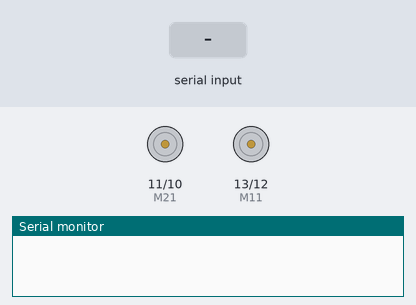
This sketch was run on a simulated Arduino Uno, built with avr-gcc and run on an emulated ATmega328P. On the bench: motor-driver pin pairs drawn as motors (green arrow = first pin HIGH = forward, orange = second pin HIGH = backward, longer = more drive), the last lines printed to the serial monitor. Inputs (shaded band) come from the test bench.

Above: at 1.2 s.
1.3 s: "*forward" received over Serial
At 2.5 s:
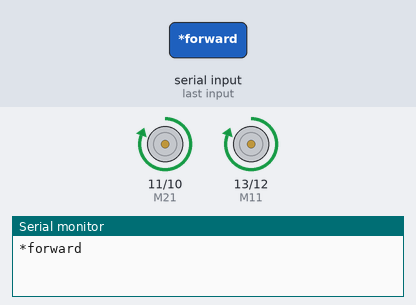
2.8 s: "*backward" received over Serial
At 4.0 s:
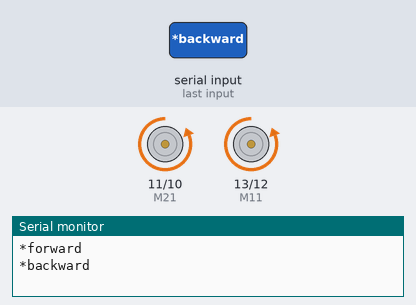
4.3 s: "*left" received over Serial
At 5.1 s:
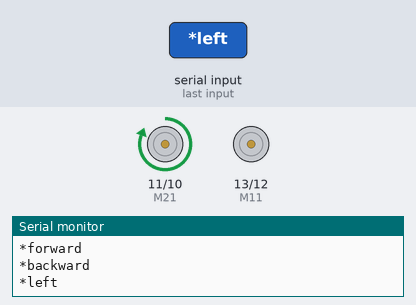
5.8 s: "*right" received over Serial
At 6.7 s:
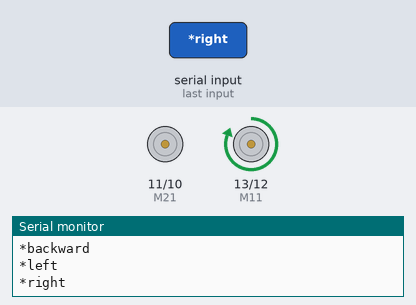
Timing chart, 0 to 8.3 s (numbered marks = the images above; inputs shaded):
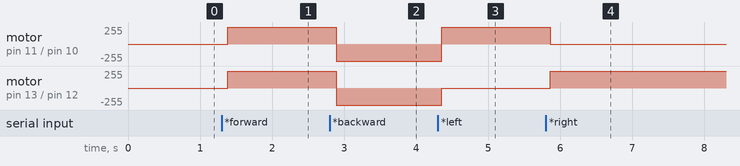

The sketch:

Gesture_Controlled_Robot.ino
```cpp
String voice;
int
    M11 = 13; // Connect Motor 1
int M12 = 12; // Connect Motor 1
int M21 = 11; // Connect Motor 2
int M22 = 10; // Connect Motor 2

//--------------------------Motor Control Functions-------------------------------//
void forward()
{
     digitalWrite(M11, HIGH);
     digitalWrite(M12, LOW);
     digitalWrite(M21, HIGH);
     digitalWrite(M22, LOW);
}

void backward()
{
     digitalWrite(M11, LOW);
     digitalWrite(M12, HIGH);
     digitalWrite(M21, LOW);
     digitalWrite(M22, HIGH);
}

void left()
{
     digitalWrite(M11, LOW);
     digitalWrite(M12, LOW);
     digitalWrite(M21, HIGH);
     digitalWrite(M22, LOW);
}

void right()
{
     digitalWrite(M11, HIGH);
     digitalWrite(M12, LOW);
     digitalWrite(M21, LOW);
     digitalWrite(M22, LOW);
}

void stay()
{
     digitalWrite(M11, LOW);
     digitalWrite(M12, LOW);
     digitalWrite(M21, LOW);
     digitalWrite(M22, LOW);
}

//-----------------------------------------------------------------------//
void setup()
{
     Serial.begin(9600);   // Start serial communication
     pinMode(M11, OUTPUT); // Set motor pins as OUTPUT
     pinMode(M12, OUTPUT);
     pinMode(M21, OUTPUT);
     pinMode(M22, OUTPUT);
}

//-----------------------------------------------------------------------//
void loop()
{
     while (Serial.available())
     {                            // Check if there is an available byte to read
          char c = Serial.read(); // Conduct a serial read
          if (c == '#')
          { // Exit the loop when the # is detected
               break;
          }
          voice += c; // Append character to voice string
          delay(10);  // Add a small delay for stability
     }

     if (voice.length() > 0)
     {
          Serial.println(voice); // Print received command for debugging
          //-----------------------------------------------------------------------//
          // Control the motors based on voice command
          if (voice == "*forward")
          {
               forward(); // Move Robot Forward
          }
          else if (voice == "*backward")
          {
               backward(); // Move Robot Backward
          }
          else if (voice == "*left")
          {
               left(); // Move Robot Left
          }
          else if (voice == "*right")
          {
               right(); // Move Robot Right
          }
          else if (voice == "*stop")
          {
               stay(); // Stop Robot
          }
          //-----------------------------------------------------------------------//
          voice = ""; // Reset the voice variable after processing
     }
}
```

Measured:
- after the input at 1.3 s, motor on pin 11 (M21) / pin 10 (M22), motor on pin 13 (M11) / pin 12 (M12): stopped → forward 255/255 after 0.08 s
- after the input at 2.8 s, motor on pin 11 (M21) / pin 10 (M22), motor on pin 13 (M11) / pin 12 (M12): forward 255/255 → backward 255/255 after 0.09 s
- after the input at 4.3 s, motor on pin 11 (M21) / pin 10 (M22): backward 255/255 → forward 255/255 after 0.05 s; motor on pin 13 (M11) / pin 12 (M12): backward 255/255 → stopped after 0.05 s
- after the input at 5.8 s, motor on pin 11 (M21) / pin 10 (M22): forward 255/255 → stopped after 0.06 s; motor on pin 13 (M11) / pin 12 (M12): stopped → forward 255/255 after 0.06 s
